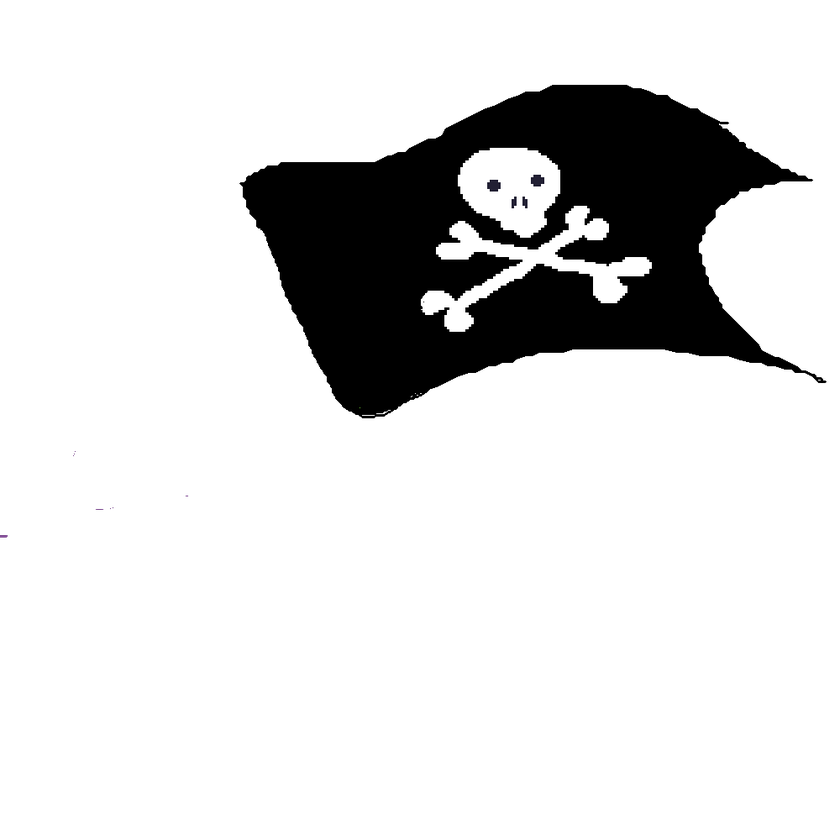
#> input picture dev/Normaldo-game/assets/skills/pirate/flag.png, 840 x 840 px, shrunk from 1000 x 1000 before the run, found by its file name
$ python bake_ability_icons.py
#> lines starting #> are read from the running program, lines starting #| are printed output that depends on the picture
#!/usr/bin/env python3
"""Иконки для кружков способностей: поворот и обрезка по рисунку.

Кружок вписывает ТЕКСТУРУ ЦЕЛИКОМ, вместе с прозрачными полями. Если рисунок
сидит в холсте не по центру, картинка в кружке выходит мелкой и съезжает к краю
— а под ней остаётся открытой подсветка и читается как цветной шар. Поэтому
холст обрезается по самому рисунку и кладётся в квадрат по центру.

Поворот — из той же оперы, но про смысл: батаранг нарисован лежащим набок, и в
кружке его не узнать; повёрнутый, он встаёт классической эмблемой.

Пропорции рисунка не трогаются — меняется только то, как он стоит внутри своей
картинки.

    python3 dev/tools/bake_ability_icons.py
"""
from PIL import Image
import pathlib

PAD = 0.04          # поле по краям, долей от стороны

# исходник → (результат, поворот в градусах против часовой)
JOBS = [
    ("assets/skills/pirate/flag.png",   "assets/skills/pirate/flag_icon.png",   0),
    ("assets/skills/batman/throw.png",  "assets/skills/batman/throw_icon.png", 90),
]

for src, dst, angle in JOBS:
    im = Image.open(src).convert("RGBA")
#> im is the input picture: PIL image 840x840 RGBA; mean R, G, B, A 5.2, 5.2, 5.2, 41.5
    if angle:
        im = im.rotate(angle, expand=True, resample=Image.BICUBIC)
    box = im.getbbox()
#> box = (0, 82, 829, 540)
    if box is None:
        raise SystemExit(f"в {src} нет непрозрачных пикселей")
    art = im.crop(box)
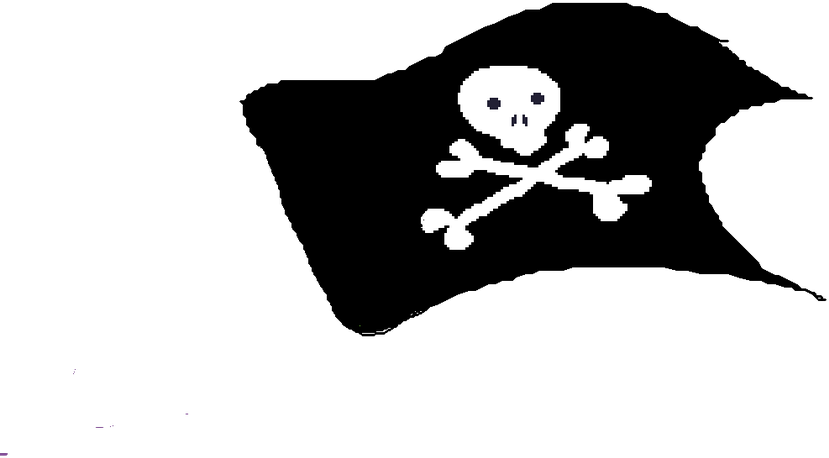
#> art: PIL image 829x458 RGBA; mean R, G, B, A 9.6, 9.6, 9.7, 77.1; transparent parts drawn white
    side = int(max(art.size) * (1.0 + PAD * 2.0))
#> side = 895
    out = Image.new("RGBA", (side, side), (0, 0, 0, 0))
#> out: PIL image 895x895 RGBA; every value is 0
    out.paste(art, ((side - art.width) // 2, (side - art.height) // 2), art)
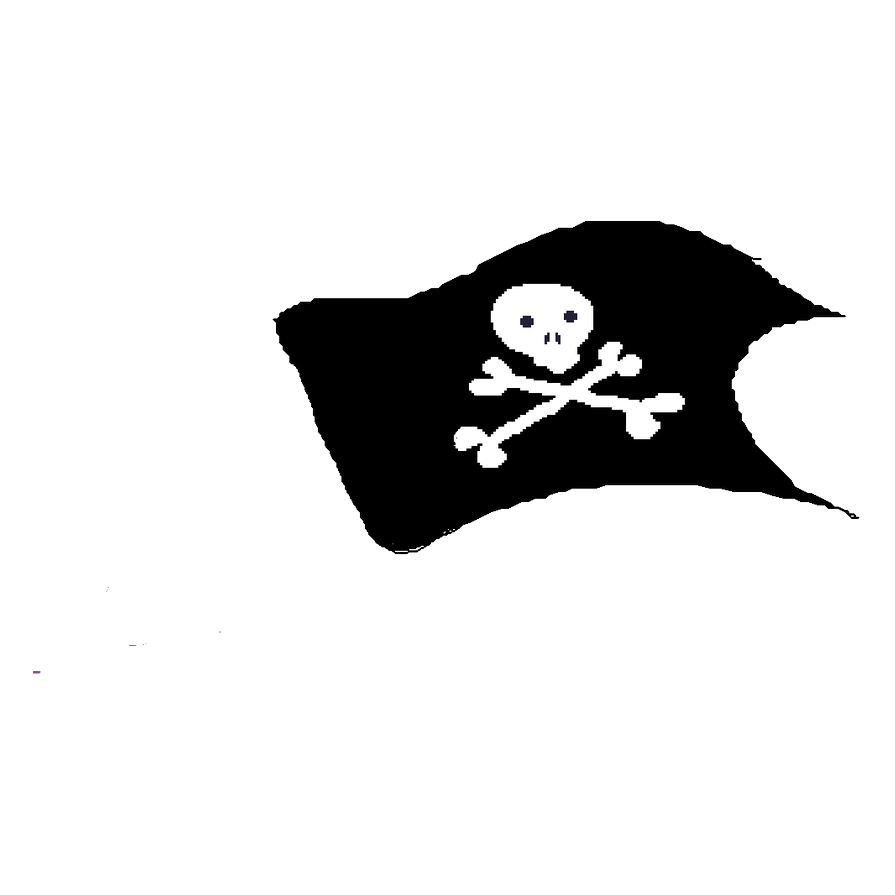
#> out: PIL image 895x895 RGBA; mean R, G, B, A 4.6, 4.6, 4.6, 36.4; transparent parts drawn white
    out.save(dst)
    print(f"{src} → {dst} {out.size}, поворот {angle}°, рисунок {art.size}")
#| assets/skills/pirate/flag.png → assets/skills/pirate/flag_icon.png (895, 895), поворот 0°, рисунок (829, 458)
#> (the run stopped early here; a loop or call above may not have finished)
